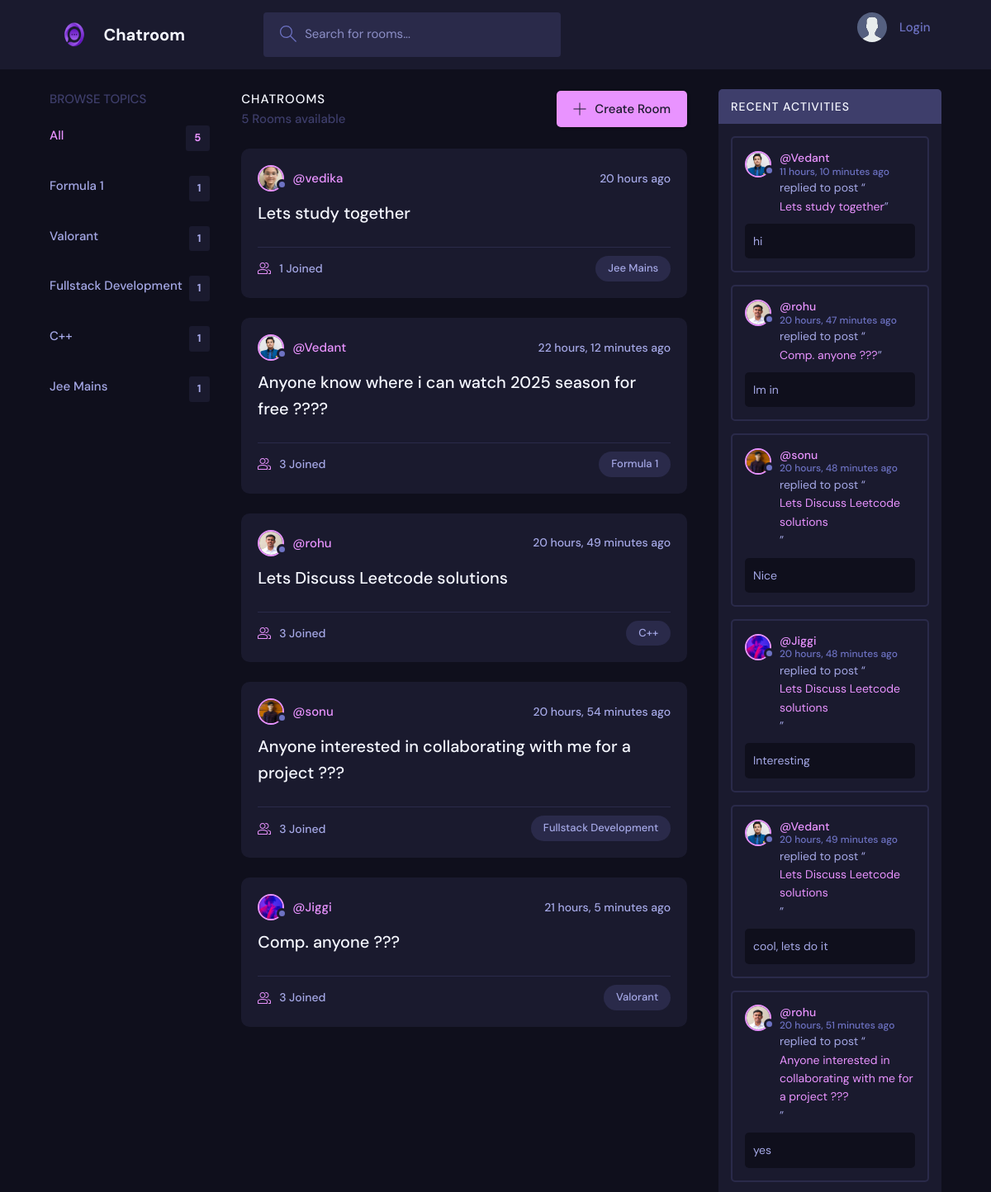
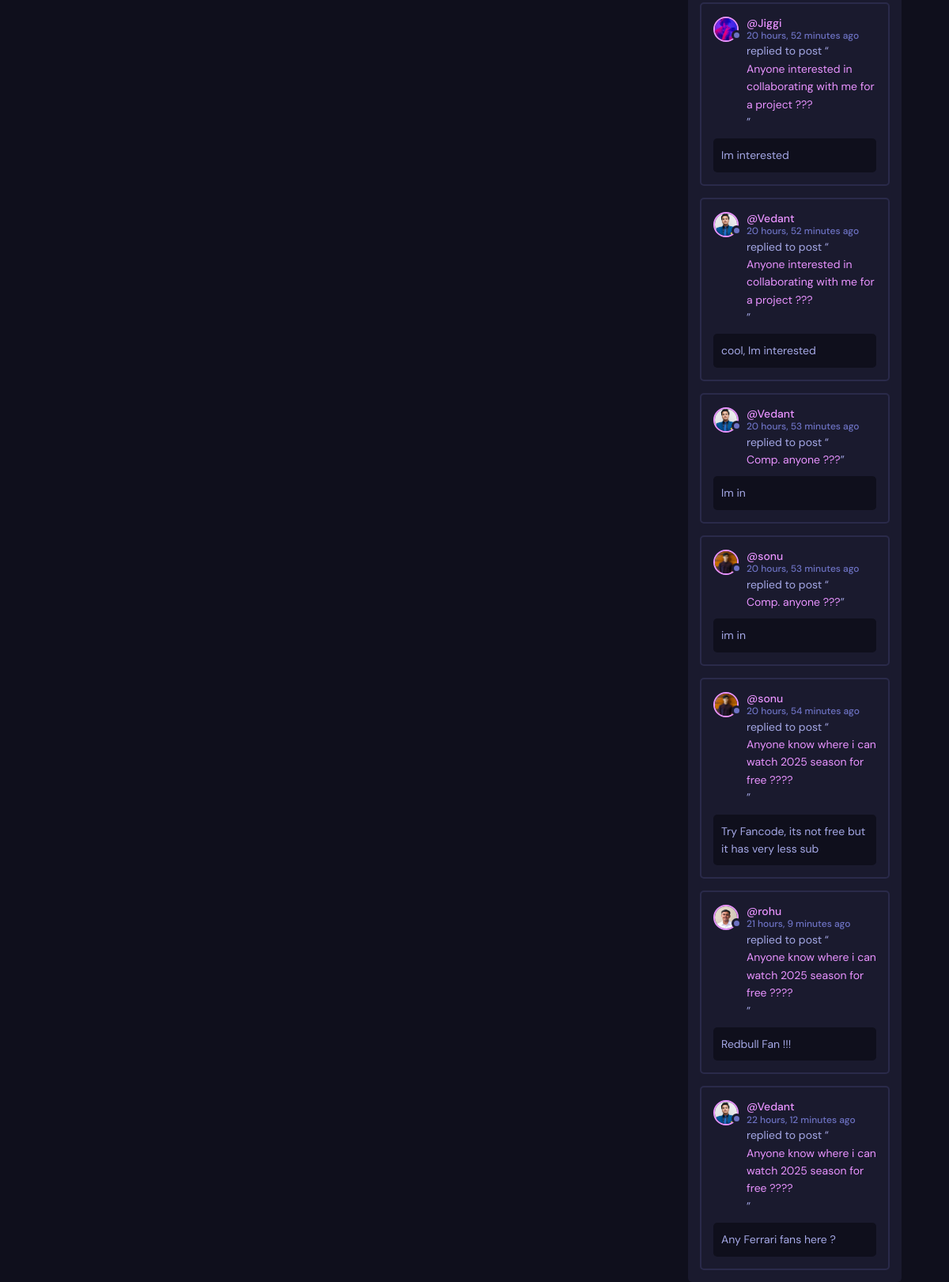
The page / on the database its author committed (2 pictures, top to bottom).
### base/models.py (models this page shows, shortened)
class Topic(models.Model):
    name = models.CharField(max_length=200)

class Room(models.Model):
    host = models.ForeignKey(User, on_delete=models.SET_NULL, null=True)
    topic = models.ForeignKey(Topic, on_delete=models.SET_NULL, null=True)
    name = models.CharField(max_length=255)
    description = models.TextField(null=True, blank=True)
    participants = models.ManyToManyField(User, related_name='participants', blank=True)
    updated = models.DateTimeField(auto_now=True)
    created = models.DateTimeField(auto_now_add=True)
    class Meta:
        ordering = ['-updated', '-created']
    def __str__(self):
        return self.name

class User(AbstractUser):
    name=models.CharField(max_length=200, null=True)
    email = models.EmailField(unique=True, null=True)
    bio = models.TextField(null=True)
    avatar=models.ImageField(null=True, default="avatar.svg")
    USERNAME_FIELD='email'
    REQUIRED_FIELDS=[]

class Messages(models.Model):
    room = models.ForeignKey(Room, on_delete=models.CASCADE)
    user = models.ForeignKey(User, on_delete=models.CASCADE)
    message = models.TextField()
    updated = models.DateTimeField(auto_now=True)
    created = models.DateTimeField(auto_now_add=True)
    class Meta:
        ordering = ['-updated', '-created']
    def __str__(self):
        return self.message[0:50]

### base/views.py (the view)
# urls.py: 2. Add a URL to urlpatterns:  path('', Home.as_view(), name='home')
def Home(request):
    q = request.GET.get('q') if request.GET.get('q') != None else ''
    rooms = Room.objects.filter(
         Q(topic__name__icontains=q) |
         Q(name__icontains=q) |
         Q(description__icontains=q) |
         Q(host__username__icontains=q)
         )
    room_count = rooms.count()
    topics = Topic.objects.all()
    room_messages = Messages.objects.filter(Q(room__topic__name__icontains=q))
    context = {'rooms': rooms, 'topics': topics, 'room_count': room_count, 'room_messages': room_messages}
    return render(request, 'base/home.html', context)

### base/templates/base/home.html (shortened to what this page needs)
{% extends 'main.html' %}
{% block content %}
    <main class="layout layout--3">
      <div class="container">
        {% include 'base/topics_component.html' %}
        <div class="roomList">
          <div class="roomList__header">
            <div>
              <h2>Chatrooms</h2>
              <p>{{ room_count }} Rooms available</p>
            </div>
            <a class="btn btn--main" href="{% url 'create-room' %}">
              <svg version="1.1" xmlns="http://www.w3.org/2000/svg" width="32" height="32" viewBox="0 0 32 32">
                <title>add</title>
                <path
                  d="M16.943 0.943h-1.885v14.115h-14.115v1.885h14.115v14.115h1.885v-14.115h14.115v-1.885h-14.115v-14.115z"
                ></path>
              </svg>
              Create Room
            </a>
          </div>
          {% include 'base/feed_component.html' %}
        </div>
         {% include 'base/activity_component.html' %}
      </div>
    </main>
    {% endblock %}

### base/templates/base/topics_component.html
<div class="topics">
    <div class="topics__header">
      <h2>Browse Topics</h2>
    </div>
    <ul class="topics__list">
      <li>
        <a href="{% url 'home' %}" class="active">All <span>{{topics.count}}</span></a>
      </li>
      {% for topic in topics %}
      <li>
        <a href="{% url 'home' %}?q={{topic.name}}">{{topic.name}} <span>{{topic.room_set.all.count}}</span></a>
      </li>
      {% endfor %}
    </ul>
  </div>

### base/templates/base/feed_component.html (shortened to what this page needs)
{% for room in rooms %}
<div class="roomListRoom">
    <div class="roomListRoom__header">
      <a href="{% url 'profile' room.host.id %}" class="roomListRoom__author">
        <div class="avatar avatar--small">
          <img src="{{room.host.avatar.url}}" />
        </div>
        <span>@{{room.host.username}}</span>
      </a>
      <div class="roomListRoom__actions">
        <span>{{room.created|timesince}} ago</span>
      </div>
    </div>
    <div class="roomListRoom__content">
      <a href="{% url 'room' room.id %}">{{room.name}}</a>
    </div>
    <div class="roomListRoom__meta">
      <a href="{% url 'room' room.id %}" class="roomListRoom__joined">
        {{room.participants.all.count}} Joined
      </a>
      <p class="roomListRoom__topic">{{room.topic.name}}</p>
    </div>
  </div>
{% endfor %}

### base/templates/base/activity_component.html
<div class="activities">
    <div class="activities__header">
      <h2>Recent Activities</h2>
    </div>
    {% for message in room_messages %}
        <div class="activities__box">
        <div class="activities__boxHeader roomListRoom__header">
            <a href="{% url 'profile' message.user.id %}" class="roomListRoom__author">
            <div class="avatar avatar--small">
                <img src="{{message.user.avatar.url}}" />
            </div>
            <p>
                @{{message.user.username}}
                <span>{{message.created|timesince}} ago</span>
            </p>
            </a>
        </div>
        <div class="activities__boxContent">
            <p>replied to post “<a href="{% url 'room' message.room.id %}">{{message.room}}</a>”</p>
            <div class="activities__boxRoomContent">
                {{message}}
            </div>
        </div>
        </div>
    {% endfor %}
  </div>

### rows shown on the page
Topic: name "Formula 1", room_set.all.count "1"
Topic: name "Valorant", room_set.all.count "1"
Topic: name "Fullstack Development", room_set.all.count "1"
Topic: name "C++", room_set.all.count "1"
Topic: name "Jee Mains", room_set.all.count "1"
Room: host.avatar (picture), host.username "vedika", created "20 hours", name "Lets study together", participants.all.count "1", topic.name "Jee Mains"
Room: host.avatar (picture), host.username "Vedant", created "22 hours, 12 minutes", name "Anyone know where i can watch 2025 season for free ????", participants.all.count "3", topic.name "Formula 1"
Room: host.avatar (picture), host.username "rohu", created "20 hours, 49 minutes", name "Lets Discuss Leetcode solutions", participants.all.count "3", topic.name "C++"
Room: host.avatar (picture), host.username "sonu", created "20 hours, 54 minutes", name "Anyone interested in collaborating with me for a project ???", participants.all.count "3", topic.name "Fullstack Development"
Room: host.avatar (picture), host.username "Jiggi", created "21 hours, 5 minutes", name "Comp. anyone ???", participants.all.count "3", topic.name "Valorant"
Messages: user.avatar (picture), user.username "Vedant", created "11 hours, 10 minutes", room "Lets study together", message "hi"
Messages: user.avatar (picture), user.username "rohu", created "20 hours, 47 minutes", room "Comp. anyone ???", message "Im in"
Messages: user.avatar (picture), user.username "sonu", created "20 hours, 48 minutes", room "Lets Discuss Leetcode solutions", message "Nice"
Messages: user.avatar (picture), user.username "Jiggi", created "20 hours, 48 minutes", room "Lets Discuss Leetcode solutions", message "Interesting"
Messages: user.avatar (picture), user.username "Vedant", created "20 hours, 49 minutes", room "Lets Discuss Leetcode solutions", message "cool, lets do it"
Messages: user.avatar (picture), user.username "rohu", created "20 hours, 51 minutes", room "Anyone interested in collaborating with me for a project ???", message "yes"
Messages: user.avatar (picture), user.username "Jiggi", created "20 hours, 52 minutes", room "Anyone interested in collaborating with me for a project ???", message "Im interested"
Messages: user.avatar (picture), user.username "Vedant", created "20 hours, 52 minutes", room "Anyone interested in collaborating with me for a project ???", message "cool, Im interested"
Messages: user.avatar (picture), user.username "Vedant", created "20 hours, 53 minutes", room "Comp. anyone ???", message "Im in"
Messages: user.avatar (picture), user.username "sonu", created "20 hours, 53 minutes", room "Comp. anyone ???", message "im in"
Messages: user.avatar (picture), user.username "sonu", created "20 hours, 54 minutes", room "Anyone know where i can watch 2025 season for free ????", message "Try Fancode, its not free but it has very less sub"
Messages: user.avatar (picture), user.username "rohu", created "21 hours, 9 minutes", room "Anyone know where i can watch 2025 season for free ????", message "Redbull Fan !!!"
Messages: user.avatar (picture), user.username "Vedant", created "22 hours, 12 minutes", room "Anyone know where i can watch 2025 season for free ????", message "Any Ferrari fans here ?"

### other values the page prints
{{ topics.count }} "5"
{{ room_count }} "5"
